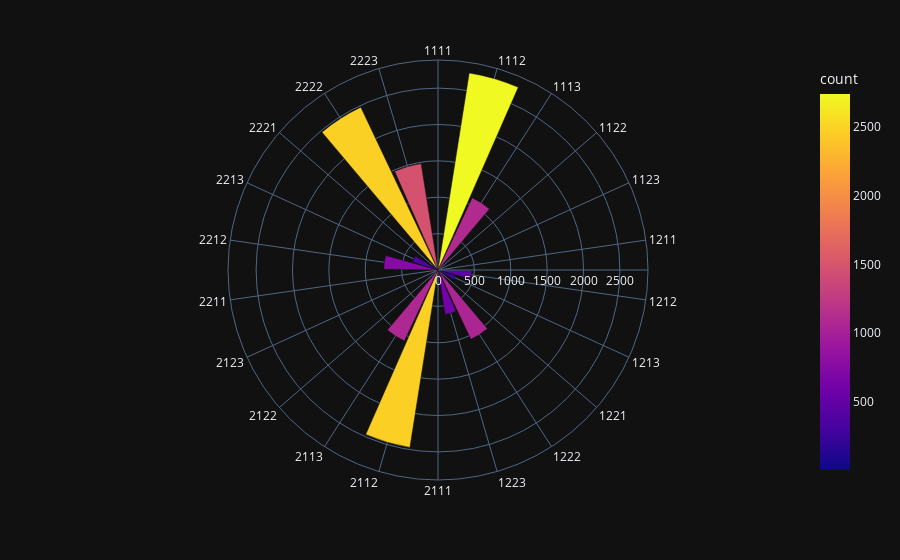

Notebook code for this chart:
### Code cell
fig = px.bar_polar(segments, r="count", theta="RFMD", color="count", template="plotly_dark",
            color_discrete_sequence= px.colors.sequential.Plasma_r)
fig.show()

### Figure 1 — Plotly figure (JSON) as saved in the notebook; plotly's stock layout.template omitted (floating-point values rounded to 4 significant figures)
{"data": [{"hovertemplate": "count=%{marker.color}<br>RFMD=%{theta}<extra></extra>", "legendgroup": "", "marker": {"color": [3, 2742, 1098, 5, 2, 4, 465, 248, 20, 1054, 618, 3, 2469, 1080, 4, 2, 2, 746, 367, 92, 2477, 1481], "coloraxis": "coloraxis", "pattern": {"shape": ""}}, "name": "", "r": [3, 2742, 1098, 5, 2, 4, 465, 248, 20, 1054, 618, 3, 2469, 1080, 4, 2, 2, 746, 367, 92, 2477, 1481], "showlegend": false, "subplot": "polar", "theta": ["1111", "1112", "1113", "1122", "1123", "1211", "1212", "1213", "1221", "1222", "1223", "2111", "2112", "2113", "2122", "2123", "2211", "2212", "2213", "2221", "2222", "2223"], "type": "barpolar"}], "layout": {"barmode": "relative", "coloraxis": {"colorbar": {"title": {"text": "count"}}, "colorscale": [[0, "#0d0887"], [0.1111, "#46039f"], [0.2222, "#7201a8"], [0.3333, "#9c179e"], [0.4444, "#bd3786"], [0.5556, "#d8576b"], [0.6667, "#ed7953"], [0.7778, "#fb9f3a"], [0.8889, "#fdca26"], [1, "#f0f921"]]}, "legend": {"tracegroupgap": 0}, "margin": {"t": 60}, "polar": {"angularaxis": {"direction": "clockwise", "rotation": 90}, "domain": {"x": [0, 1], "y": [0, 1]}}}}
